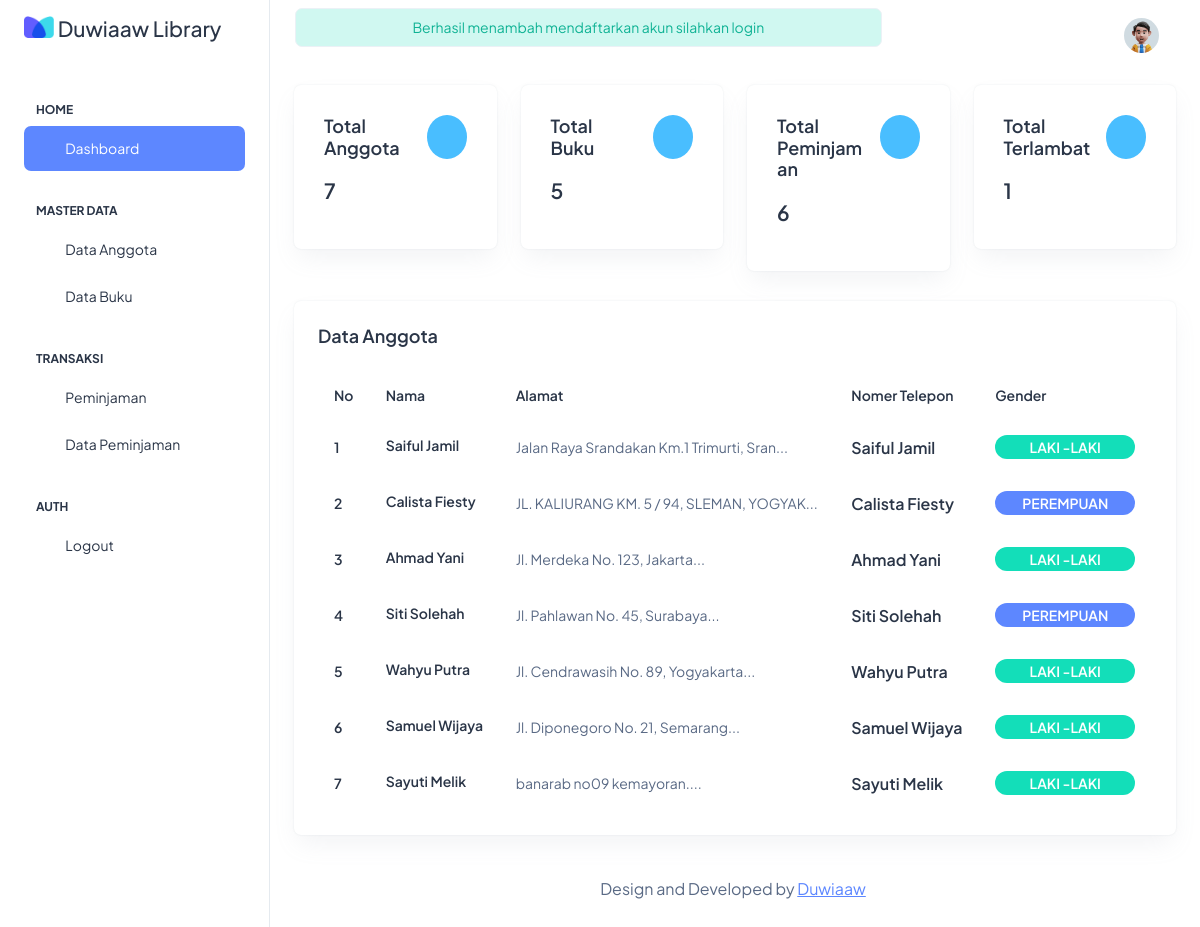
Screenshot of /dashboard/home (signed in) with the database file from the repository.
### tables this page shows
CREATE TABLE `member` (
  `id` int(11) NOT NULL,
  `fullname` varchar(255) NOT NULL,
  `address` varchar(255) NOT NULL,
  `phone_number` varchar(15) NOT NULL,
  `gender` varchar(20) NOT NULL,
  `photo_filename` varchar(255) DEFAULT NULL
);

### dashboard/home/index.php (the view, shortened to what this page needs)
<?php
include_once("../navbar.php");
?>
<div class="row">
    <div class="col-lg-12">
        <div class="row">
            <div class="col-lg-3">
                <div class="card">
                    <div class="card-body">
                        <a href="../member/" class="">
                            <div class="row alig n-items-start">
                                <div class="col-8">
                                    <?php
                                $countmember = mysqli_query($con, "SELECT COUNT(*) as total FROM member");
                                $membercount = mysqli_fetch_assoc($countmember);
                                ?>
                                    <h5 class="card-title mb-9 fw-semibold">Total<br> Anggota</h5>
                                    <h4 class="fw-semibold mb-3"><?= $membercount['total']?></h4>
                                </div>
                                <div class="col-4">
                                    <div class="d-flex justify-content-end">
                                        <div
                                            class="text-white bg-secondary rounded-circle p-6 d-flex align-items-center justify-content-center">
                                            <i class="ti ti-user fs-6"></i>
                                        </div>
                                    </div>
                                </div>
                            </div>
                        </a>
                    </div>
                </div>
            </div>
            <div class="col-lg-3">
                <div class="card">
                    <div class="card-body">
                        <a href="../book/" class="">
                            <div class="row alig n-items-start">
                                <div class="col-8">
                                    <?php
                                $countbook = mysqli_query($con, "SELECT COUNT(*) as total FROM book");
                                $bookcount = mysqli_fetch_assoc($countbook);
                                ?>
                                    <h5 class="card-title mb-9 fw-semibold">Total <br>Buku</h5>
                                    <h4 class="fw-semibold mb-3"><?= $bookcount['total']?></h4>
                                </div>
                                <div class="col-4">
                                    <div class="d-flex justify-content-end">
                                        <div
                                            class="text-white bg-secondary rounded-circle p-6 d-flex align-items-center justify-content-center">
                                            <i class="ti ti-book fs-6"></i>
                                        </div>
                                    </div>
                                </div>
                            </div>
                        </a>
                    </div>
                </div>
            </div>
            <div class="col-lg-3">
                <div class="card">
                    <div class="card-body">
                        <a href="../loan_data/" class="">
                            <div class="row alig n-items-start">
                                <div class="col-8">
                                    <?php
                                $countborrowing = mysqli_query($con, "SELECT COUNT(*) as total FROM borrowing");
                                $borrowingcount = mysqli_fetch_assoc($countborrowing);
                                ?>
                                    <h5 class="card-title mb-9 fw-semibold">Total<br> Peminjaman</h5>
                                    <h4 class="fw-semibold mb-3"><?=  $borrowingcount['total']?></h4>
                                </div>
                                <div class="col-4">
                                    <div class="d-flex justify-content-end">
                                        <div
                                            class="text-white bg-secondary rounded-circle p-6 d-flex align-items-center justify-content-center">
                                            <i class="ti ti-cards fs-6"></i>
                                        </div>
                                    </div>
                                </div>
                            </div>
                        </a>
                    </div>
                </div>
            </div>
            <div class="col-lg-3">
                <div class="card">
                    <div class="card-body">
                        <a href="../loan_data/?late" class="">
                            <div class="row alig n-items-start">
                                <div class="col-8">
                                    <?php
                                $countlate = mysqli_query($con, "SELECT COUNT(*) as total FROM borrowing WHERE return_date < CURDATE()  AND status = 'Belum Kembali'");
                                $borrowinglate = mysqli_fetch_assoc($countlate);
                                ?>
                                    <h5 class="card-title mb-9 fw-semibold">Total <br> Terlambat</h5>
                                    <h4 class="fw-semibold mb-3"><?=  $borrowinglate['total']?></h4>
                                </div>
                                <div class="col-4">
                                    <div class="d-flex justify-content-end">
                                        <div
                                            class="text-white bg-secondary rounded-circle p-6 d-flex align-items-center justify-content-center">
                                            <i class="ti ti-file-description fs-6"></i>
                                        </div>
                                    </div>
                                </div>
                            </div>
                        </a>
                    </div>
                </div>
            </div>
        </div>
    </div>
</div>
<div class="row">
    <div class="col-lg-12 d-flex align-items-stretch">
        <div class="card w-100">
            <div class="card-body p-4">
                <h5 class="card-title fw-semibold mb-4">Data Anggota</h5>
                <div class="table-responsive">
                    <table class="table text-nowrap mb-0 align-middle">
                        <thead class="text-dark fs-4">
                            <tr>
                                <th class="border-bottom-0">
                                    <h6 class="fw-semibold mb-0">No</h6>
                                </th>
                                <th class="border-bottom-0">
                                    <h6 class="fw-semibold mb-0">Nama</h6>
                                </th>
                                <th class="border-bottom-0">
                                    <h6 class="fw-semibold mb-0">Alamat</h6>
                                </th>
                                <th class="border-bottom-0">
                                    <h6 class="fw-semibold mb-0">Nomer Telepon</h6>
                                </th>
                                <th class="border-bottom-0">
                                    <h6 class="fw-semibold mb-0">Gender</h6>
                                </th>
                            </tr>
                        </thead>
                        <tbody>
                            <?php
                            $result = mysqli_query($con, "SELECT * FROM member ");
                            $iteration = 1;
                            while ($member = mysqli_fetch_array($result)) {
                            ?>
                            <tr>
                                <td class="border-bottom-0">
                                    <h6 class="fw-semibold mb-0"><?= $iteration ?></h6>
                                </td>
                                <td class="border-bottom-0">
                                    <h6 class="fw-semibold mb-1"><?= $member['fullname'] ?></h6>
                                </td>
                                <td class="border-bottom-0">
                                    <p class="mb-0 fw-normal"><?= substr($member['address'], 0, 40) . '...' ?></p>
                                </td>
                                <td class="border-bottom-0">
                                    <h6 class="fw-semibold mb-0 fs-4"><?= $member['fullname'] ?></h6>
                                </td>
                                <td class="border-bottom-0">
                                    <div class="d-flex align-items-center gap-2">
                                        <?php if($member['gender']==="perempuan"){?>
                                        <span class="badge bg-primary rounded-3 fw-semibold"
                                            style="width: 140px;">PEREMPUAN</span>
                                        <?php } else { ?>
                                        <span class="badge bg-success rounded-3 fw-semibold" style="width: 140px;">LAKI
                                            -LAKI</span>
                                        <?php } ?>
                                    </div>
                                </td>
                            </tr>
                            <?php
                            $iteration ++;
                            }?>
                        </tbody>
                    </table>
                </div>
            </div>
        </div>
    </div>
</div>
<?php
include_once("../footer.php");
?>

### dashboard/navbar.php (shortened to what this page needs)
<!DOCTYPE html>
<html lang="en">
<head>
    <link rel="stylesheet" href="../../assets/css/styles.min.css" />
</head>
<body>
    <div class="page-wrapper" id="main-wrapper" data-layout="vertical" data-navbarbg="skin6" data-sidebartype="full"
        data-sidebar-position="fixed" data-header-position="fixed">
        <aside class="left-sidebar">
            <div>
                <div class="brand-logo d-flex align-items-center justify-content-between">
                    <h4 class="text-center">
                        <img src="../../assets/images/logos/favicon.png" width="30" alt="" class="mb-2">
                        Duwiaaw Library
                    </h4>
                </div>
                <nav class="sidebar-nav scroll-sidebar" data-simplebar="">
                    <ul id="sidebarnav">
                        <li class="nav-small-cap">
                            <span class="hide-menu">Home</span>
                        </li>
                        <li class="sidebar-item">
                            <a class="sidebar-link <?php if(isset($_SESSION['navigation'])&&$_SESSION['navigation'] === "1"){echo "bg-primary text-white";}?>"
                                href="../home/" aria-expanded="false">
                                <span>
                                    <i class="ti ti-layout-dashboard"></i>
                                </span>
                                <span class="hide-menu">Dashboard</span>
                            </a>
                        </li>
                        <li class="nav-small-cap">
                            <span class="hide-menu">Master Data</span>
                        </li>
                        <li class="sidebar-item">
                            <a class="sidebar-link <?php if(isset($_SESSION['navigation'])&&$_SESSION['navigation'] === "2"){echo "bg-primary text-white";}?>"
                                href="../member" aria-expanded="false">
                                <span>
                                    <i class="ti ti-article"></i>
                                </span>
                                <span class="hide-menu">Data Anggota</span>
                            </a>
                        </li>
                        <li class="sidebar-item">
                            <a class="sidebar-link <?php if(isset($_SESSION['navigation'])&&$_SESSION['navigation'] === "3"){echo "bg-primary text-white";}?>"
                                href="../book" aria-expanded="false">
                                <span>
                                    <i class="ti ti-article"></i>
                                </span>
                                <span class="hide-menu">Data Buku</span>
                            </a>
                        </li>
                        <li class="nav-small-cap">
                            <span class="hide-menu">Transaksi</span>
                        </li>
                        <li class="sidebar-item">
                            <a class="sidebar-link <?php if($_SESSION['navigation'] === "4"){echo "bg-primary text-white";}?>"
                                href="../borrowing" aria-expanded="false">
                                <span>
                                    <i class="ti ti-article"></i>
                                </span>
                                <span class="hide-menu">Peminjaman</span>
                            </a>
                        </li>
                        <li class="sidebar-item">
                            <a class="sidebar-link <?php if($_SESSION['navigation'] === "5"){echo "bg-primary text-white";}?>"
                                href="../loan_data" aria-expanded="false">
                                <span>
                                    <i class="ti ti-article"></i>
                                </span>
                                <span class="hide-menu">Data Peminjaman</span>
                            </a>
                        </li>
                        <li class="nav-small-cap">
                            <span class="hide-menu">AUTH</span>
                        </li>
                        <li class="sidebar-item">
                            <a class="sidebar-link " href="../../auth/logout.php" aria-expanded="false">
                                <span>
                                    <i class="ti ti-login"></i>
                                </span>
                                <span class="hide-menu">Logout</span>
                            </a>
                        </li>
                    </ul>
                </nav>
            </div>
        </aside>
        <div class="body-wrapper">
            <header class="app-header">
                <nav class="navbar navbar-expand-lg navbar-light">
                    <?php
                        if (isset($_SESSION['success'])) { echo '
                        <div class="alert alert-success col-8 mx-auto text-center p-2 border rounded text-center">' . $_SESSION['success'] . '</div>
                        '; unset($_SESSION['success']); }
                    ?>
                    <div class="navbar-collapse justify-content-end px-0" id="navbarNav">
                        <ul class="navbar-nav flex-row ms-auto align-items-center justify-content-end">
                            <li class="nav-item dropdown">
                                <a class="nav-link nav-icon-hover" href="javascript:void(0)" id="drop2"
                                    data-bs-toggle="dropdown" aria-expanded="false">
                                    <img src="../../assets/images/profile/user-1.jpg" alt="" width="35" height="35"
                                        class="rounded-circle" />
                                </a>
                            </li>
                        </ul>
                    </div>
                </nav>
            </header>
            <div class="container-fluid">

### dashboard/footer.php (shortened to what this page needs)
<div class="py-6 px-6 text-center">
    <p class="mb-0 fs-4">Design and Developed by <a href="https://duwianjar.github.io/react-daaw" target="_blank"
            class="pe-1 text-primary text-decoration-underline">Duwiaaw</a></p>
</div>
</div>
</div>
</div>
</body>
</html>

### rows the page displays
member: fullname "Saiful Jamil", address "Jalan Raya Srandakan Km.1 Trimurti, Sran", gender "LAKI -LAKI"
member: fullname "Calista Fiesty", address "JL. KALIURANG KM. 5 / 94, SLEMAN, YOGYAK", gender "PEREMPUAN"
member: fullname "Ahmad Yani", address "Jl. Merdeka No. 123, Jakarta", gender "LAKI -LAKI"
member: fullname "Siti Solehah", address "Jl. Pahlawan No. 45, Surabaya", gender "PEREMPUAN"
member: fullname "Wahyu Putra", address "Jl. Cendrawasih No. 89, Yogyakarta", gender "LAKI -LAKI"
member: fullname "Samuel Wijaya", address "Jl. Diponegoro No. 21, Semarang", gender "LAKI -LAKI"
member: fullname "Sayuti Melik", address "banarab no09 kemayoran.", gender "LAKI -LAKI"

### other values shown
$_SESSION['success'] "Berhasil menambah mendaftarkan akun silahkan login"
$membercount['total'] "7"
$bookcount['total'] "5"
$borrowingcount['total'] "6"
$borrowinglate['total'] "1"
